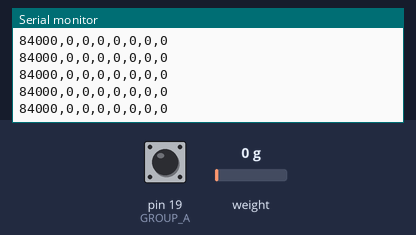
Recording of a sketch running on a simulated Arduino Uno, built with avr-gcc and run on an emulated ATmega328P. Shown: the last lines printed to the serial monitor. Wiring (inferred from the names in the program): HX711 load-cell converter: data pin 17; SCK pin 4. The test bench sets the inputs (shaded band); at power-on: pin 19 (GROUP_A) LOW, weight on the scale 0 g.

Above: at 2.7 s.
2.8 s: pin 19 (GROUP_A) pulled HIGH for 3.2 s
At 5.3 s:
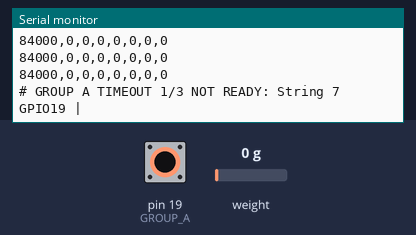
7.5 s: weight on the scale set to 100 g
At 7.53 s:
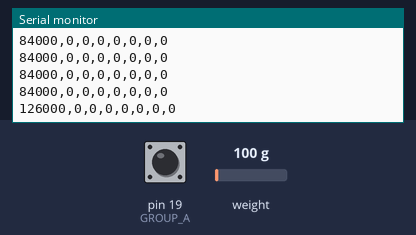
9.0 s: weight on the scale set to 1250 g
At 9.05 s:
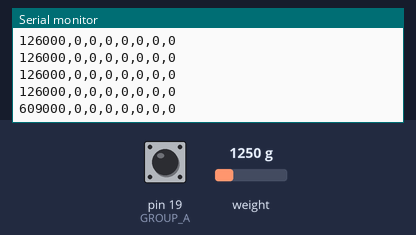
10.5 s: pin 19 (GROUP_A) driven HIGH
At 16.0 s:
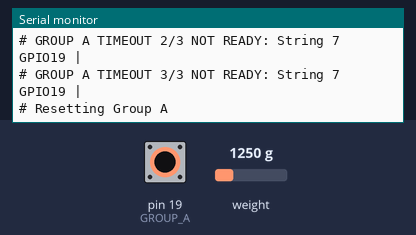
16.4 s: pin 19 (GROUP_A) driven LOW
At 16.51 s:
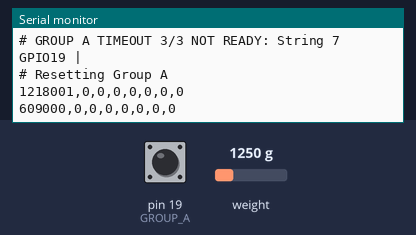
Timing chart, 0 to 18.9 s (numbered marks = the images above; inputs shaded):
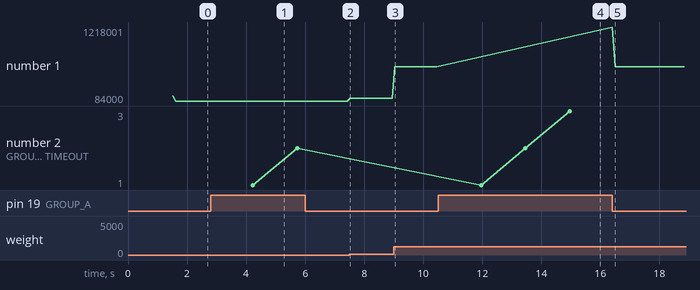

Measured:
- after the input at 2.8 s, the serial monitor: prints a new line after 1.4 s (image 1)
- after the input at 7.5 s, the serial monitor: prints a new line at once (image 2)
- after the input at 9.0 s, the serial monitor: prints a new line at once (image 3)
- after the input at 10.5 s, the serial monitor: prints a new line after 1.5 s (image 4)
- after the input at 16.4 s, the serial monitor: prints a new line at once (image 5)
- plotted number 1: 84000 → 126000 after the input at 7.5 s, 126000 → 609000 after the input at 9.0 s
- plotted number 2: 2 → 3 after the input at 10.5 s

The sketch:

sketch_jul11a.ino
```cpp
#include <Arduino.h>


// ==========================================================
// CONFIG
// ==========================================================

#define SERIAL_BAUD 115200

// 两组 HX711 公共时钟
#define CLK_GROUP_A 4
#define CLK_GROUP_B 2

// HX711 时钟脉冲宽度
#define CLOCK_PULSE_US 8

// 最长等待时间
#define HX711_TIMEOUT_MS 1500

// 连续失败三次才复位对应组
#define MAX_CONSECUTIVE_TIMEOUTS 3


// ==========================================================
// CHANNEL STRUCTURE
// ==========================================================

struct HX711Channel {
    uint8_t stringNumber;
    uint8_t doutPin;
};


// ==========================================================
// STABLE CHANNELS
// ==========================================================

// Group A：SCK 接 GPIO4
// 使用 String 5、7、9
const HX711Channel GROUP_A[] = {
    {5, 17},
    {7, 19},
    {9, 22}
};

const uint8_t GROUP_A_COUNT =
    sizeof(GROUP_A) / sizeof(GROUP_A[0]);


// Group B：SCK 接 GPIO2
// 使用 String 11、12、14、15、16
const HX711Channel GROUP_B[] = {
    {11, 25},
    {12, 26},
    {14, 32},
    {15, 33},
    {16, 34}
};

const uint8_t GROUP_B_COUNT =
    sizeof(GROUP_B) / sizeof(GROUP_B[0]);


// ==========================================================
// DATA STORAGE
// ==========================================================

int32_t groupAValues[GROUP_A_COUNT];
int32_t groupBValues[GROUP_B_COUNT];

int groupATimeouts = 0;
int groupBTimeouts = 0;


// ==========================================================
// RESET ONE GROUP
// ==========================================================

void resetGroup(uint8_t clockPin) {

    digitalWrite(clockPin, LOW);
    delayMicroseconds(10);

    // HIGH 超过 60 us，使 HX711 进入 power-down
    digitalWrite(clockPin, HIGH);
    delayMicroseconds(100);

    // 拉回 LOW，退出 power-down 并开始新转换
    digitalWrite(clockPin, LOW);

    // 10 SPS 模式下等待第一轮数据完成
    delay(500);
}


// ==========================================================
// CHECK GROUP READY
// ==========================================================

bool isGroupReady(
    const HX711Channel channels[],
    uint8_t channelCount
) {

    for (uint8_t i = 0; i < channelCount; i++) {

        // DOUT LOW 表示数据准备完成
        if (digitalRead(channels[i].doutPin) == HIGH) {
            return false;
        }
    }

    return true;
}


// ==========================================================
// WAIT FOR GROUP
// ==========================================================

bool waitForGroup(
    uint8_t clockPin,
    const HX711Channel channels[],
    uint8_t channelCount,
    uint32_t timeoutMs
) {

    uint32_t startTime = millis();

    // 等待期间 SCK 必须保持 LOW
    digitalWrite(clockPin, LOW);

    while (millis() - startTime < timeoutMs) {

        if (isGroupReady(channels, channelCount)) {

            // 再确认一次，避免瞬间干扰
            delayMicroseconds(10);

            if (isGroupReady(channels, channelCount)) {
                return true;
            }
        }

        delay(1);
    }

    return false;
}


// ==========================================================
// PRINT NOT-READY CHANNELS
// ==========================================================

void printNotReadyChannels(
    const HX711Channel channels[],
    uint8_t channelCount
) {

    bool found = false;

    for (uint8_t i = 0; i < channelCount; i++) {

        if (digitalRead(channels[i].doutPin) == HIGH) {

            found = true;

            Serial.print("String ");
            Serial.print(channels[i].stringNumber);

            Serial.print(" GPIO");
            Serial.print(channels[i].doutPin);

            Serial.print(" | ");
        }
    }

    if (!found) {
        Serial.print("none");
    }
}


// ==========================================================
// READ ONE GROUP
// ==========================================================

void readGroup(
    uint8_t clockPin,
    const HX711Channel channels[],
    uint8_t channelCount,
    int32_t outputValues[]
) {

    // 最大组只有 5 路，使用固定数组避免变长数组问题
    uint32_t rawValues[8];

    for (uint8_t i = 0; i < channelCount; i++) {
        rawValues[i] = 0;
    }

    /*
       关闭中断，防止 CLK 高电平被延长。
    */
    noInterrupts();


    // ======================================================
    // READ 24 BITS
    // ======================================================

    for (
        uint8_t bitIndex = 0;
        bitIndex < 24;
        bitIndex++
    ) {

        // 产生时钟上升沿
        digitalWrite(clockPin, HIGH);
        delayMicroseconds(CLOCK_PULSE_US);

        // 拉低后读取数据
        digitalWrite(clockPin, LOW);
        delayMicroseconds(CLOCK_PULSE_US);

        for (uint8_t i = 0; i < channelCount; i++) {

            rawValues[i] <<= 1;

            if (digitalRead(channels[i].doutPin) == HIGH) {
                rawValues[i] |= 1UL;
            }
        }
    }


    // ======================================================
    // 25TH CLOCK
    //
    // 下一次读取 Channel A，Gain 128
    // ======================================================

    digitalWrite(clockPin, HIGH);
    delayMicroseconds(CLOCK_PULSE_US);

    digitalWrite(clockPin, LOW);
    delayMicroseconds(CLOCK_PULSE_US);


    interrupts();


    // ======================================================
    // SIGN EXTENSION
    // ======================================================

    for (uint8_t i = 0; i < channelCount; i++) {

        // 24-bit signed → 32-bit signed
        if (rawValues[i] & 0x800000UL) {
            rawValues[i] |= 0xFF000000UL;
        }

        outputValues[i] =
            static_cast<int32_t>(rawValues[i]);
    }
}


// ==========================================================
// SEND CSV
// ==========================================================

void sendCSV() {

    /*
       固定输出顺序：

       S5,S7,S9,S11,S12,S14,S15,S16
    */

    for (uint8_t i = 0; i < GROUP_A_COUNT; i++) {

        Serial.print(groupAValues[i]);
        Serial.print(',');
    }

    for (uint8_t i = 0; i < GROUP_B_COUNT; i++) {

        Serial.print(groupBValues[i]);

        if (i < GROUP_B_COUNT - 1) {
            Serial.print(',');
        }
    }

    Serial.println();
}


// ==========================================================
// GROUP A TIMEOUT
// ==========================================================

void handleGroupATimeout() {

    groupATimeouts++;

    Serial.print("# GROUP A TIMEOUT ");
    Serial.print(groupATimeouts);
    Serial.print("/");
    Serial.print(MAX_CONSECUTIVE_TIMEOUTS);
    Serial.print(" NOT READY: ");

    printNotReadyChannels(
        GROUP_A,
        GROUP_A_COUNT
    );

    Serial.println();

    if (groupATimeouts >= MAX_CONSECUTIVE_TIMEOUTS) {

        Serial.println("# Resetting Group A");

        resetGroup(CLK_GROUP_A);

        groupATimeouts = 0;
    }
}


// ==========================================================
// GROUP B TIMEOUT
// ==========================================================

void handleGroupBTimeout() {

    groupBTimeouts++;

    Serial.print("# GROUP B TIMEOUT ");
    Serial.print(groupBTimeouts);
    Serial.print("/");
    Serial.print(MAX_CONSECUTIVE_TIMEOUTS);
    Serial.print(" NOT READY: ");

    printNotReadyChannels(
        GROUP_B,
        GROUP_B_COUNT
    );

    Serial.println();

    if (groupBTimeouts >= MAX_CONSECUTIVE_TIMEOUTS) {

        Serial.println("# Resetting Group B");

        resetGroup(CLK_GROUP_B);

        groupBTimeouts = 0;
    }
}


// ==========================================================
// SETUP
// ==========================================================

void setup() {

    Serial.begin(SERIAL_BAUD);


    // ------------------------------------------------------
    // CLOCK PINS
    // ------------------------------------------------------

    pinMode(CLK_GROUP_A, OUTPUT);
    pinMode(CLK_GROUP_B, OUTPUT);

    digitalWrite(CLK_GROUP_A, LOW);
    digitalWrite(CLK_GROUP_B, LOW);


    // ------------------------------------------------------
    // GROUP A DOUT PINS
    // ------------------------------------------------------

    for (uint8_t i = 0; i < GROUP_A_COUNT; i++) {
        pinMode(GROUP_A[i].doutPin, INPUT);
    }


    // ------------------------------------------------------
    // GROUP B DOUT PINS
    // ------------------------------------------------------

    for (uint8_t i = 0; i < GROUP_B_COUNT; i++) {
        pinMode(GROUP_B[i].doutPin, INPUT);
    }


    delay(500);

    Serial.println();
    Serial.println("======================================");
    Serial.println(" NoodlePadoodle 8 Stable Strings");
    Serial.println("======================================");

    Serial.println("Using strings:");
    Serial.println("5, 7, 9, 11, 12, 14, 15, 16");

    Serial.println();
    Serial.println("CSV order:");
    Serial.println("S5,S7,S9,S11,S12,S14,S15,S16");

    Serial.println();
    Serial.println("Resetting Group A...");
    resetGroup(CLK_GROUP_A);

    Serial.println("Resetting Group B...");
    resetGroup(CLK_GROUP_B);

    Serial.println("READY");
}


// ==========================================================
// MAIN LOOP
// ==========================================================

void loop() {

    digitalWrite(CLK_GROUP_A, LOW);
    digitalWrite(CLK_GROUP_B, LOW);


    // ======================================================
    // WAIT FOR GROUP A
    // ======================================================

    if (!waitForGroup(
        CLK_GROUP_A,
        GROUP_A,
        GROUP_A_COUNT,
        HX711_TIMEOUT_MS
    )) {

        handleGroupATimeout();
        return;
    }


    // ======================================================
    // WAIT FOR GROUP B
    // ======================================================

    if (!waitForGroup(
        CLK_GROUP_B,
        GROUP_B,
        GROUP_B_COUNT,
        HX711_TIMEOUT_MS
    )) {

        handleGroupBTimeout();
        return;
    }


    groupATimeouts = 0;
    groupBTimeouts = 0;


    // ======================================================
    // READ BOTH GROUPS
    // ======================================================

    readGroup(
        CLK_GROUP_A,
        GROUP_A,
        GROUP_A_COUNT,
        groupAValues
    );

    readGroup(
        CLK_GROUP_B,
        GROUP_B,
        GROUP_B_COUNT,
        groupBValues
    );


    // ======================================================
    // OUTPUT
    // ======================================================

    sendCSV();
}
```
